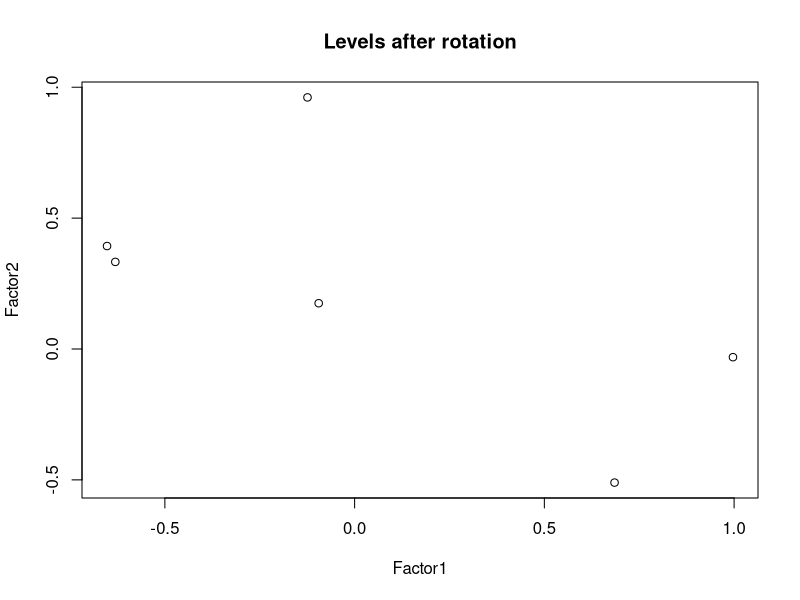

The R source for this figure:
library("psych")
library("ggplot2")
# 1. Получить простую факторную структуру, выполнив варимакс-вращение, дать интерпретацию полученному факторному решению.

# Создаем данные для варимакс-вращения
fa <- factanal( ~., 2, data = swiss)
# Запускаем варимакс-вращение
varimax(loadings(fa), normalize = FALSE)
promax(loadings(fa))

# 2. Построить графики, показывающие положение каждой переменной в пространстве двух или трех факторов.

plot(loadings(fa), main="Levels after rotation")

# 3. Оценить матрицу факторных значений F.
